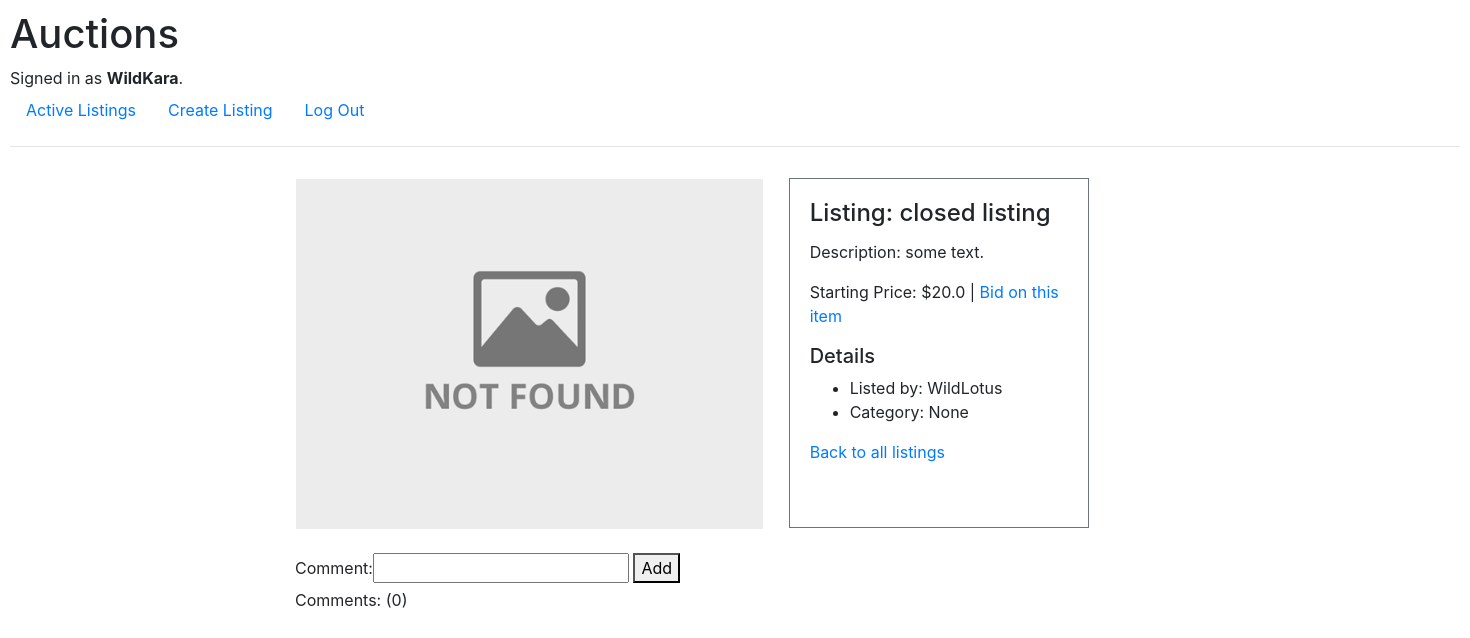
The app's page /2 (signed in) with its own data.
### auctions/models.py (models this page shows, shortened)
class User(AbstractUser):
    pass

class Listing(models.Model):
    title = models.CharField(max_length=64)
    description = models.TextField(null=True)
    image_url = URLField(max_length=255, blank=True)
    starting_bid = models.FloatField(null=True)
    date = models.DateTimeField(auto_now_add=True, null=True)
    current_bid = models.FloatField(null=True, blank=True)
    category = models.ForeignKey(Category, on_delete=models.CASCADE, null=True, blank=True)
    active = models.BooleanField(default=True)
    buyer = models.ForeignKey(User, on_delete=models.PROTECT, related_name='buyer', null=True, blank=True)
    author = models.ForeignKey(User, on_delete=models.PROTECT, null=True)

### auctions/views.py (the view)
# urls.py: path('<int:listing_id>', views.listing, name="listing"),
def listing(request, listing_id):
    if not request.user.is_authenticated:
        return HttpResponseRedirect(reverse('login'))
    listing = Listing.objects.get(pk=listing_id)
    comments = Comment.objects.filter(listing=listing)
    comment_count = comments.count()
    return render(request, "auctions/listing.html", {
        "listing": listing,
        "comments": listing.comments.all(),
        "comment_count": comment_count,
        "comment_form": NewCommentForm(),
        "bid_form": NewBidForm(),
        "bid": Bid.objects.all()
    })

### auctions/forms.py
class NewCommentForm(ModelForm):
    class Meta:
        model = Comment
        fields = ['comment']

class NewBidForm(ModelForm):
    class Meta:
        model = Bid
        fields = ['offer']

### auctions/templates/auctions/listing.html (shortened to what this page needs)
{% extends "auctions/layout.html"%}
{% block body %}
<div class="wrapper" style="height: 390px;">
    <div class="row" style="height: 500px; padding: 0 20px ; margin-left: 250px;">
        <div class="col-xs-4">
        {% if listing.image_url %}
            <img src="{{ listing.image_url }}" alt="Card image cap" style="width: 370px; height: 352px; margin-top: 14px;">
        {% else %}
            <div class="p-3">
                <img src="static/auctions/not-found.png" alt="No-image" style="height: 350px;">
            </div>
        {% endif %}
        </div>
        <div class="col-xs-4 border border-secondary" style="padding-left: 20px; width: 300px; height: 350px; margin-top: 15px ;padding-top: 20px; margin-left: 10px; display: inline-block;">
            <h4 class="card-title">Listing: {{ listing.title }}</h4>
            <p class="card-text">Description: {{ listing.description }}</p>
            <p class="card-text">Starting Price: ${{ listing.starting_bid }} | <a href="{% url 'bid' listing.id %}">Bid on this item</a></p>
            <h5>Details</h5>
            <ul>
                <li>Listed by: {{ listing.author }}</li>
                <li>Category: {{ listing.category }}</li>
            </ul>
            <a href="{% url 'index' %}">Back to all listings</a>
        </div>
    </div>
</div>
<div class="col" style="margin-left: 270px">
    {% if user.is_authenticated %}
        <form action="{% url 'comment' listing.id %}" method="POST">
            {{ comment_form }}
            <button type="submit">Add</button>
        </form>
    {% endif %}
    Comments: ({{ comment_count }})
</div>
{% endblock %}

### auctions/templates/auctions/layout.html (shortened to what this page needs)
{% load static %}
<!DOCTYPE html>
<html lang="en">
    <head>
        <link rel="stylesheet" href="https://stackpath.bootstrapcdn.com/bootstrap/4.4.1/css/bootstrap.min.css">
        <link href="{% static 'auctions/styles.css' %}" rel="stylesheet">
        <link rel="stylesheet" href="{% static 'auctions/listing.html' %}">
    </head>
    <body>
        <h1>Auctions</h1>
        <div>
            {% if user.is_authenticated %}
                Signed in as <strong>{{ user.username }}</strong>.
            {% else %}
                Not signed in.
            {% endif %}
        </div>
        <ul class="nav">
            <li class="nav-item">
                <a class="nav-link" href="{% url 'index' %}">Active Listings</a>
            </li>
            <li class="nav-item">
                <a class="nav-link" href="{% url 'new' %}">Create Listing</a>
            </li>
            {% if user.is_authenticated %}
                <li class="nav-item">
                    <a class="nav-link" href="{% url 'logout' %}">Log Out</a>
                </li>
            {% endif %}
        </ul>
        <hr>
        {% block body %}
        {% endblock %}
    </body>
</html>

### auctions/static/auctions/styles.css (style rules this page uses)
body { padding: 10px; }

### records on screen
User: username "WildKara"
Listing: title "closed listing", description "some text.", starting_bid "20.0", author "WildLotus", category "None"

### other values on screen
{{ comment_count }} "0"
